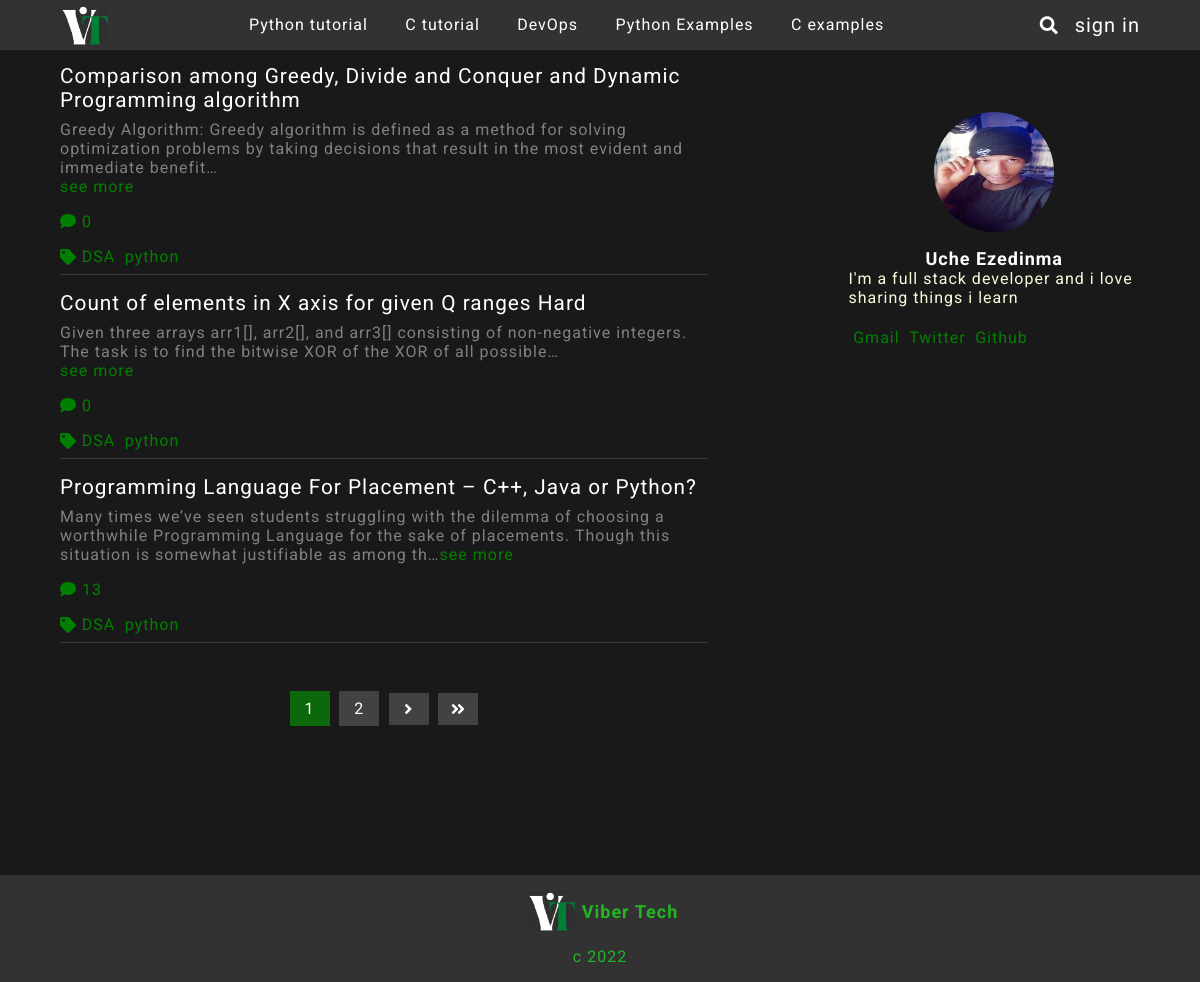
/category/python-tutorial, run on the app's committed database.
### blog/models.py (models this page shows, shortened)
class Section(models.Model):
    name = models.CharField(max_length=255)
    slug = AutoSlugField(populate_from= 'name',  unique=True, null=True)

class Post(models.Model):
    title = models.CharField(max_length = 500)
    body = RichTextUploadingField()
    author = models.ForeignKey(User, on_delete = models.CASCADE)
    likes = models.ManyToManyField(User, default=None,  related_name="like")
    updated = models.DateTimeField(auto_now = True)
    image = models.ImageField(upload_to = "media/img")
    created = models.DateTimeField(auto_now_add = True)
    status = models.IntegerField(choices=STATUS, default=0)
    category = models.ForeignKey(Section, on_delete=models.CASCADE, blank=True, null=True)
    recommend = models.BooleanField(default=False)
    tags = TaggableManager()
    def num_comments(self):
        return self.comment_set.all().count()
    def like(self, user):
        if user in self.likes.all():
          self.likes.remove(user)
        else:
          self.likes.add(user)
        self.save

### blog/views.py (the view)
# urls.py: path('category/<slug>', CategoryPage, name='section'),
def CategoryPage(request, slug):
    cats = Section.objects.all()
    posts = Post.objects.filter(category__slug=slug)
    paginator = Paginator(posts, 3)
    page = request.GET.get('page')
    posts = paginator.get_page(page)
    return render(request, 'post/section.html', {'posts':posts, 'cats':cats})

### blog/templatetags/cat_menu.py (called while the page is built)
@register.simple_tag
def get_cats():
        return Section.objects.all()

@register.simple_tag
def get_3cats():
        return Section.objects.all()[:3]

### blog/templates/post/section.html (shortened to what this page needs)
{% extends 'base.html' %}
{% load socialaccount %}
{% load static %}
{% block content %}
<div class="posts-about">
	<div class="container">
	<div class="posts">
		{% for post in posts %}
		<div class="post-container">
			<div class="post-title"><a href="{% url 'content' post.id %}">{{post.title}}</a></div>
			<div class="post-body">{{post.body|safe|truncatechars:200}}<span class="color-green"><a href="{% url 'content' post.id %}">see more</a></span></div>
			<div class='action-btns'>
				<i class='fas'>&#xf075;</i> <span>{{post.num_comments}}</span>
			</div>
			<div class='tags'>
				<i class="fas fa-tag"></i>
				<div class="tag-names">
				{% for tag in post.tags.all %}
				<a href="{% url 'tagged' tag.slug %}">{{tag.name}}</a>
				{% endfor %}
			        </div>
			</div>
		</div>
		{% endfor %}
		<div class="paginator">
			{% for num in posts.paginator.page_range %}
			{% if posts.number == num %}
			<div class="c-num"><a href="">{{num}}</a></div>
			{% elif num > posts.number|add:'-3' and num < posts.number|add:'3' %}
			<div class="num"><a href="?page={{num}}">{{num}}</a></div>
			{% endif %}
			{% endfor %}
			{% if posts.has_next %}
			<div class="num"><a href="?page={{posts.next_page_number}}"><i class='fas fa-angle-right'></i></a></div>
			<div class="num"><a href="?page={{posts.paginator.num_pages}}"><i class='fas fa-angle-double-right'></i></a></div>
			{% endif %}
		</div>
	</div>
	<div class="author-rcm">
		<div class="about-author">
			<img src="{% static '/img/vix.jpeg' %}">
			<div class="author">
				<p class="author-name">Uche Ezedinma</p>
				<p>I'm a full stack developer and i love sharing things i learn</p>
				<div class="social">
					<a href="">Gmail</a>
					<a href="">Twitter</a>
					<a href="">Github</a>
				</div>
			</div>
		</div>
	</div>
</div>
</div>
{% endblock content %}

### blog/templates/base.html (shortened to what this page needs)
{% load static %}
{% load socialaccount %}
{% load cat_menu %}
{% get_cats as categories %}
{% get_3cats as three_categories %}
<!DOCTYPE html>
<html>
<head>
	<link rel="stylesheet" href="{% static 'css/style.css' %}">
	<link rel="stylesheet" href="https://use.fontawesome.com/releases/v5.5.0/css/all.css"
>
	<link rel="stylesheet"
		href="https://maxst.icons8.com/vue-static/landings/line-awesome/line-awesome/1.3.0/css/line-awesome.min.css">
</head>
<body>
	<header>
		<div class="container">
			<div class="head-menu">
				<div class="head-icon">
					<a href="{% url 'home' %}"><img src="{% static '/img/Tc.png' %}"></a>
				</div>
				<div class="big-screen-nav">
					{% for cat in categories %}
					<a href="{% url 'section' cat.slug %}">{{cat.name}}</a>
					{% endfor %}
				</div>
				<div class="search-icon">
					<i class="fa fa-search search-btn" > </i>
                                        <div class="dsign">
					{% if user.is_authenticated %}
					<a href="{% url 'logout' %}"><span class="logout-btn">sign out</span></a>
					{% else %}
					<a><span class="login-btn">sign in</span></a>
					{% endif %}
				        </div>
				</div>
			</div>
		</div>
	</header>
	{% block content %}
	{% endblock %}
	<footer>
		<div class="footer-logo">
			<img src="{% static '/img/Tc.png' %}">
			<h2>Viber Tech</h2>
		</div>
		<p>c {% now "Y" %}</p>
	</footer>
</body>
</html>

### static/css/style.css (style rules this page uses)
body { background: rgb(26, 25, 25); color: #fff; position: relative; min-height: 100%; font-family: 'Roboto', sans-serif; letter-spacing: 1px; }
.container { width: 90%; }
* { padding: 0; margin: 0; }
header { width: 100%; display: flex; justify-content: center; align-items: center; position: fixed; background: #323233; top: 0; left: 0; z-index: 1; }
.head-menu { width: 100%; padding: 0.3em 0; display: flex; justify-content: space-between; align-items: center; margin: auto }
.big-screen-nav { display: flex; justify-content: space-between; align-items: center; width: 60%; }
.big-screen-nav a { color: #fff; margin-right: 0.8em; text-decoration: none; font-size: 1em; }
.head-icon { width: 15%; text-align: left; }
.head-icon img { width: 50px; height: 100%; object-fit: contain; }
.head-icon a { display: block; justify-content: flex-start; align-items: flex-start; float: left; width: 100%; height: 40px; color: rgb(33, 182, 33); text-decoration: none; }
.search-icon { display: flex; justify-content: flex-end; align-items: center; width: 20%; text-align: right; position: relative; }
.search-icon i { font-size: 18px; }
.search-icon a { text-decoration: none; font-size: 20px; margin-left: 0.8em; color: #fff; }
.posts-about { width: 100%; display: flex; justify-content: center; align-items: center; margin-top: 3em; margin-bottom: 8em; padding-bottom: 5em; }
.posts-about .container { display: flex; justify-content: space-between; align-items: flex-start; }
.posts { width: 60%; display: flex; flex-direction: column; align-items:center; justify-content: center; }
.post-container { width: 100%; display: flex; flex-direction: column; justify-content: flex-start; align-items: flex-start; border-bottom: 1px solid rgb(58, 58, 58); margin-top: 1em; }
.post-title { width: 100%; font-size: 1.3em; }
.post-title a { text-decoration: none; color: #fff; }
.post-body { width: 100%; color: grey; margin-bottom: 1em; margin-top: 0.5em; }
.post-body p { width: 100%; }
.color-green a { color: green; text-decoration: none; }
.action-btns { color: green; margin-bottom: 0.5em; }
.tags { display: flex; align-items: center; color: green; margin: 0.5em 0; }
.tag-names { display: flex; align-items: center; flex-wrap: wrap; }
.tags a { text-decoration: none; color: green; margin: 0 0.3em; }
.author-rcm { width: 27%; margin-top: 3em; }
.about-author { display: block; width: 100%; }
.about-author img { width: 120px; height: 120px; border-radius: 50%; display: flex; margin: 1em auto; }
.author { color: rgb(250, 250, 219); }
.author-name { text-align: center; font-weight: bold; font-size: 18px; color: #fff; }
.social { display: flex; margin-top: 1em; }
.social a { text-decoration: none; color: green; margin: 0.3em; }
.paginator { width: 70%; display: flex; justify-content: center; align-items: center; margin: 3em 0; }
.num { width: 40px; margin: 0 0.3em; background:rgb(66, 66, 66); color: white; text-align: center; }
.c-num { width: 40px; margin: 0 0.3em; background:rgb(11, 105, 11); color: white; text-align: center; }
.num a { text-decoration: none; color: #fff; width: 100%; display: flex; text-align: center; justify-content: center; padding: 8px 0; }
.c-num a { text-decoration: none; color: #fff; width: 100%; display: flex; text-align: center; justify-content: center; padding: 8px 0; }
footer { width: 100%; background: #323233; text-align: center; color:rgb(33, 182, 33); padding: 1em 0; position: absolute; bottom: -8em; }
.footer-logo { display: flex; align-items: center; justify-content: center; }
.footer-logo img { width: 60px; height: 40px; object-fit: contain; }
.footer-logo h2 { font-size: 18px; }
footer p { margin-top: 1em; }

### data on the page
Section: name "Python tutorial"
Section: name "C tutorial"
Section: name "DevOps"
Section: name "Python Examples"
Section: name "C examples"
Post: title "Comparison among Greedy, Divide and Conquer and Dynamic Programming algorithm", body "Greedy Algorithm: Greedy algorithm is defined as a method for solving optimization problems by taking decisions that result in the most evident and immediate benefit…", num_comments "0"
Tag: name "DSA"
Tag: name "python"
Post: title "Count of elements in X axis for given Q ranges Hard", body "Given three arrays arr1[], arr2[], and arr3[] consisting of non-negative integers. The task is to find the bitwise XOR of the XOR of all possible…", num_comments "0"
Post: title "Programming Language For Placement – C++, Java or Python?", body "Many times we’ve seen students struggling with the dilemma of choosing a worthwhile Programming Language for the sake of placements. Though this situation is somewhat justifiable as among th…", num_comments "13"

### other printed values
{{ num }} "1"
{{ num }} "2"
